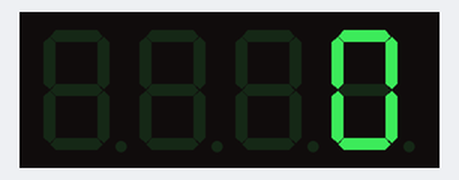
The sketch below on a simulated Arduino Uno, built with avr-gcc and run on an emulated ATmega328P. Shown: 4-digit seven-segment display.

Above: at 0.1 s.
At 4.1 s:
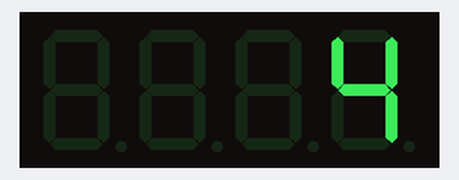
At 9.1 s:
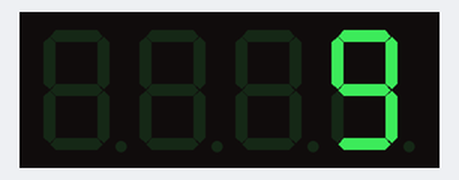
At 19.1 s:
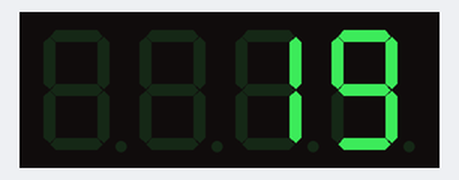
At 29.1 s:
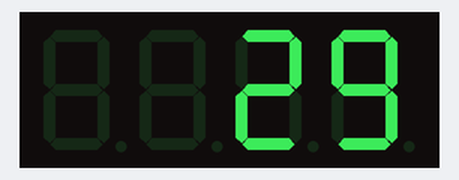
At 39.1 s:
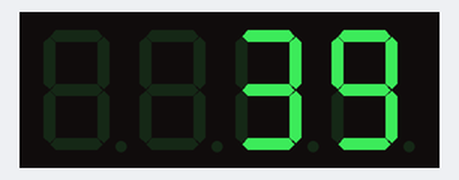

Measured:
- what the display in image 1 shows lasts 1.0 s, from 4.0 s to 5.0 s

The sketch:

Timer.ino
```cpp
/*
 * Timer：使用 TimerOne 定时器库来制作数字时钟
 */

#include "TimerOne.h"
#include "SevSeg.h"

SevSeg sevseg;

// 申明变量
int minutes = 0;
int seconds = 0;

void setup() {
  // 设置数码管
  byte numDigits = 4;
  byte digitPins[] = {2, 3, 12, 13};
  byte segmentPins[] = {7, 6, 5, 10, 11, 8, 9, 4};
  byte hardwareConfig = COMMON_CATHODE;

  // 初始化数码管
  sevseg.begin(hardwareConfig, numDigits, digitPins, segmentPins);

  // 初始化定时器为 1s
  Timer1.initialize(1000000);
  // 设置中断函数
  Timer1.attachInterrupt(timeIsr);

}

//  定时器中断处理函数
void timeIsr(){
  seconds++;
  if(seconds > 59){
    seconds = 0;
    minutes++;
    if(minutes > 59){
      minutes = 0;
      }
    }
  }

void loop() {
  // 设置数码管的显示
  sevseg.setNumber(minutes * 100 + seconds, -1);
  // 重复刷新数码管的显示
  sevseg.refreshDisplay();

}
```
